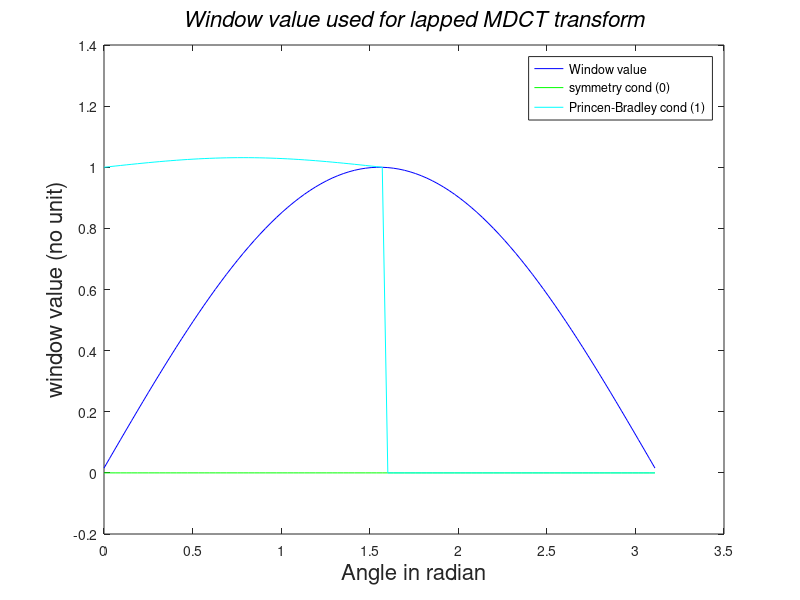

Write MATLAB code to recreate this figure.
%%%%%%%%%%%%%%%%%%%%%%%%%%%%%%%%%%%%%%%%%%%%%%%%%%%%%%%%%%%%%%%%%%%%%%%
% See http://en.wikipedia.org/wiki/Modified_discrete_cosine_transform %
% for more information on MDCT and windowing functions                %
%%%%%%%%%%%%%%%%%%%%%%%%%%%%%%%%%%%%%%%%%%%%%%%%%%%%%%%%%%%%%%%%%%%%%%%
clc;
clear all;
close all;

%Time vector
timeDiscrete = [0:pi/100:pi*0.99];

%Window
window = zeros(1,length( timeDiscrete ));
window2 = window;
window3 = window;

%Compute value of window
for n = 0:(length( timeDiscrete )-1)
   window(n+1) = sin( (pi/(length( timeDiscrete )))*(n+0.5));
end

%Verify symmetry
for n = 0:(length( timeDiscrete )-1)
   window2(n+1) = window(n+1)- window(length( timeDiscrete )-n);
end

%verify Princen-Bradley condition:
for n = 0:(length( timeDiscrete ) /2)
   window3(n+1) = window(n+1)^2 + window(n+(length( timeDiscrete ) /2))^2 ;
end

%Plot signal
figure(1)
plot(timeDiscrete,window,'b');
hold on;
plot(timeDiscrete,window2,'g');
hold on;
plot(timeDiscrete,window3,'c');
xlabel('Angle in radian','FontSize',16);
ylabel('window value (no unit)','FontSize',16);
title('\it{ Window value used for lapped MDCT transform }','FontSize',16);
legend('Window value', 'symmetry cond (0)', 'Princen-Bradley cond (1)');

